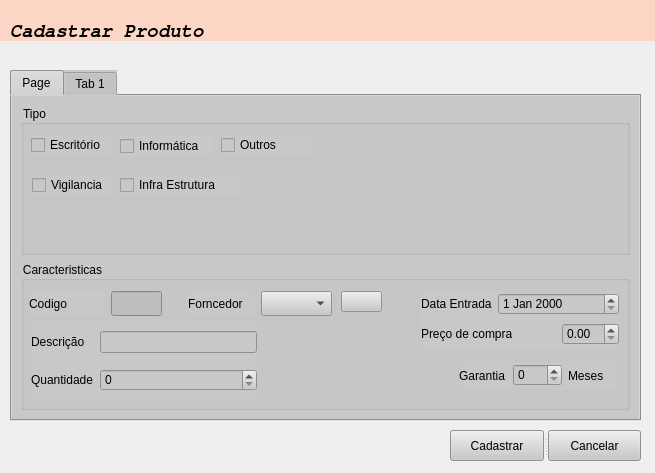
<?xml version="1.0" encoding="UTF-8"?>
<ui version="4.0">
 <class>Form</class>
 <widget class="QWidget" name="Form">
  <property name="geometry">
   <rect>
    <x>0</x>
    <y>0</y>
    <width>655</width>
    <height>473</height>
   </rect>
  </property>
  <property name="sizePolicy">
   <sizepolicy hsizetype="Fixed" vsizetype="Fixed">
    <horstretch>0</horstretch>
    <verstretch>0</verstretch>
   </sizepolicy>
  </property>
  <property name="minimumSize">
   <size>
    <width>655</width>
    <height>473</height>
   </size>
  </property>
  <property name="focusPolicy">
   <enum>Qt::TabFocus</enum>
  </property>
  <property name="windowTitle">
   <string>Cadastrar Produto</string>
  </property>
  <widget class="QLabel" name="label_3">
   <property name="geometry">
    <rect>
     <x>10</x>
     <y>20</y>
     <width>221</width>
     <height>21</height>
    </rect>
   </property>
   <property name="font">
    <font>
     <family>FreeMono</family>
     <pointsize>14</pointsize>
     <weight>75</weight>
     <italic>true</italic>
     <bold>true</bold>
    </font>
   </property>
   <property name="styleSheet">
    <string notr="true"/>
   </property>
   <property name="text">
    <string>Cadastrar Produto</string>
   </property>
  </widget>
  <widget class="QLabel" name="label">
   <property name="geometry">
    <rect>
     <x>540</x>
     <y>10</y>
     <width>101</width>
     <height>71</height>
    </rect>
   </property>
   <property name="styleSheet">
    <string notr="true">image: url(:/img/img/icons8-caixa.svg);</string>
   </property>
   <property name="text">
    <string/>
   </property>
  </widget>
  <widget class="QTabWidget" name="tabWidget">
   <property name="geometry">
    <rect>
     <x>10</x>
     <y>70</y>
     <width>631</width>
     <height>351</height>
    </rect>
   </property>
   <property name="styleSheet">
    <string notr="true">background: rgb(200, 200,200);</string>
   </property>
   <property name="currentIndex">
    <number>0</number>
   </property>
   <widget class="QWidget" name="tab">
    <attribute name="title">
     <string>Page</string>
    </attribute>
    <layout class="QGridLayout" name="gridLayout_2">
     <item row="0" column="0">
      <widget class="QGroupBox" name="groupBox">
       <property name="focusPolicy">
        <enum>Qt::TabFocus</enum>
       </property>
       <property name="title">
        <string>Tipo</string>
       </property>
       <widget class="QCheckBox" name="checkBox_2">
        <property name="geometry">
         <rect>
          <x>11</x>
          <y>70</y>
          <width>82</width>
          <height>20</height>
         </rect>
        </property>
        <property name="text">
         <string>Vigilancia</string>
        </property>
       </widget>
       <widget class="QCheckBox" name="checkBox_5">
        <property name="geometry">
         <rect>
          <x>99</x>
          <y>70</y>
          <width>121</width>
          <height>20</height>
         </rect>
        </property>
        <property name="text">
         <string>Infra Estrutura</string>
        </property>
       </widget>
       <widget class="QCheckBox" name="checkBox_6">
        <property name="geometry">
         <rect>
          <x>99</x>
          <y>31</y>
          <width>93</width>
          <height>20</height>
         </rect>
        </property>
        <property name="text">
         <string>Informática</string>
        </property>
       </widget>
       <widget class="QSplitter" name="splitter_2">
        <property name="geometry">
         <rect>
          <x>10</x>
          <y>30</y>
          <width>81</width>
          <height>20</height>
         </rect>
        </property>
        <property name="orientation">
         <enum>Qt::Horizontal</enum>
        </property>
        <widget class="QCheckBox" name="checkBox">
         <property name="text">
          <string>Escritório</string>
         </property>
        </widget>
       </widget>
       <widget class="QCheckBox" name="checkBox_7">
        <property name="geometry">
         <rect>
          <x>200</x>
          <y>30</y>
          <width>93</width>
          <height>20</height>
         </rect>
        </property>
        <property name="text">
         <string>Outros</string>
        </property>
       </widget>
      </widget>
     </item>
     <item row="1" column="0">
      <widget class="QGroupBox" name="groupBox_3">
       <property name="title">
        <string>Caracteristicas</string>
       </property>
       <widget class="QLabel" name="label_9">
        <property name="geometry">
         <rect>
          <x>167</x>
          <y>30</y>
          <width>67</width>
          <height>25</height>
         </rect>
        </property>
        <property name="text">
         <string>Forncedor</string>
        </property>
       </widget>
       <widget class="QComboBox" name="comboBox">
        <property name="geometry">
         <rect>
          <x>240</x>
          <y>30</y>
          <width>71</width>
          <height>25</height>
         </rect>
        </property>
        <property name="styleSheet">
         <string notr="true">background-color:  rgb(200,200,200);</string>
        </property>
       </widget>
       <widget class="QLineEdit" name="lineEdit">
        <property name="enabled">
         <bool>false</bool>
        </property>
        <property name="geometry">
         <rect>
          <x>90</x>
          <y>30</y>
          <width>51</width>
          <height>25</height>
         </rect>
        </property>
        <property name="styleSheet">
         <string notr="true">background-color: rgb(190,190,190);</string>
        </property>
       </widget>
       <widget class="QLabel" name="label_2">
        <property name="geometry">
         <rect>
          <x>8</x>
          <y>30</y>
          <width>76</width>
          <height>25</height>
         </rect>
        </property>
        <property name="text">
         <string>Codigo</string>
        </property>
       </widget>
       <widget class="QWidget" name="layoutWidget">
        <property name="geometry">
         <rect>
          <x>400</x>
          <y>30</y>
          <width>198</width>
          <height>58</height>
         </rect>
        </property>
        <layout class="QGridLayout" name="gridLayout">
         <item row="0" column="0">
          <widget class="QLabel" name="label_5">
           <property name="text">
            <string>Data Entrada</string>
           </property>
          </widget>
         </item>
         <item row="0" column="1" colspan="2">
          <widget class="QDateEdit" name="dateEdit"/>
         </item>
         <item row="1" column="0" colspan="2">
          <widget class="QLabel" name="label_7">
           <property name="text">
            <string>Preço de compra</string>
           </property>
          </widget>
         </item>
         <item row="1" column="2">
          <widget class="QDoubleSpinBox" name="doubleSpinBox"/>
         </item>
        </layout>
       </widget>
       <widget class="QWidget" name="layoutWidget">
        <property name="geometry">
         <rect>
          <x>10</x>
          <y>60</y>
          <width>226</width>
          <height>81</height>
         </rect>
        </property>
        <layout class="QGridLayout" name="gridLayout_3">
         <item row="0" column="1">
          <widget class="QLineEdit" name="lineEdit_2">
           <property name="enabled">
            <bool>true</bool>
           </property>
          </widget>
         </item>
         <item row="1" column="1">
          <widget class="QSpinBox" name="spinBox"/>
         </item>
         <item row="0" column="0">
          <widget class="QLabel" name="label_4">
           <property name="text">
            <string>Descrição</string>
           </property>
          </widget>
         </item>
         <item row="1" column="0">
          <widget class="QLabel" name="label_10">
           <property name="text">
            <string>Quantidade</string>
           </property>
          </widget>
         </item>
        </layout>
       </widget>
       <widget class="QWidget" name="layoutWidget">
        <property name="geometry">
         <rect>
          <x>438</x>
          <y>101</y>
          <width>157</width>
          <height>27</height>
         </rect>
        </property>
        <layout class="QHBoxLayout" name="horizontalLayout_2">
         <item>
          <widget class="QLabel" name="label_8">
           <property name="text">
            <string>Garantia</string>
           </property>
          </widget>
         </item>
         <item>
          <widget class="QSpinBox" name="spinBox_2"/>
         </item>
         <item>
          <widget class="QLabel" name="label_11">
           <property name="text">
            <string>Meses</string>
           </property>
          </widget>
         </item>
        </layout>
       </widget>
       <widget class="QPushButton" name="pushButton_3">
        <property name="geometry">
         <rect>
          <x>320</x>
          <y>30</y>
          <width>41</width>
          <height>21</height>
         </rect>
        </property>
        <property name="text">
         <string/>
        </property>
        <property name="icon">
         <iconset resource="recursos.qrc">
          <normaloff>:/img/img/icons8-plus.svg</normaloff>:/img/img/icons8-plus.svg</iconset>
        </property>
       </widget>
      </widget>
     </item>
    </layout>
   </widget>
   <widget class="QWidget" name="Cadastro">
    <attribute name="title">
     <string>Tab 1</string>
    </attribute>
    <widget class="QGroupBox" name="groupBox_2">
     <property name="geometry">
      <rect>
       <x>10</x>
       <y>10</y>
       <width>591</width>
       <height>291</height>
      </rect>
     </property>
     <property name="title">
      <string>Observações</string>
     </property>
     <widget class="QPlainTextEdit" name="plainTextEdit">
      <property name="geometry">
       <rect>
        <x>10</x>
        <y>20</y>
        <width>531</width>
        <height>201</height>
       </rect>
      </property>
     </widget>
    </widget>
   </widget>
  </widget>
  <widget class="QSplitter" name="splitter">
   <property name="geometry">
    <rect>
     <x>450</x>
     <y>430</y>
     <width>191</width>
     <height>31</height>
    </rect>
   </property>
   <property name="orientation">
    <enum>Qt::Horizontal</enum>
   </property>
   <widget class="QPushButton" name="pushButton">
    <property name="styleSheet">
     <string notr="true">image: url(:/img/img/icons8-ok-filled.svg);
background-color:   rgb(200,200,200);</string>
    </property>
    <property name="text">
     <string>Cadastrar</string>
    </property>
    <property name="icon">
     <iconset resource="recursos.qrc">
      <normaloff>:/img/img/icons8-ok-filled.svg</normaloff>:/img/img/icons8-ok-filled.svg</iconset>
    </property>
   </widget>
   <widget class="QPushButton" name="pushButton_2">
    <property name="styleSheet">
     <string notr="true">background-color:   rgb(200,200,200);</string>
    </property>
    <property name="text">
     <string>Cancelar</string>
    </property>
    <property name="icon">
     <iconset resource="recursos.qrc">
      <normaloff>:/img/img/icons8-cancelar.svg</normaloff>:/img/img/icons8-cancelar.svg</iconset>
    </property>
   </widget>
  </widget>
  <widget class="QLabel" name="label_6">
   <property name="geometry">
    <rect>
     <x>0</x>
     <y>0</y>
     <width>658</width>
     <height>41</height>
    </rect>
   </property>
   <property name="styleSheet">
    <string notr="true">background-color:  rgba(255, 207, 183, 200);</string>
   </property>
   <property name="text">
    <string/>
   </property>
  </widget>
  <zorder>label_6</zorder>
  <zorder>label_3</zorder>
  <zorder>label</zorder>
  <zorder>tabWidget</zorder>
  <zorder>splitter</zorder>
 </widget>
 <tabstops>
  <tabstop>lineEdit_2</tabstop>
  <tabstop>spinBox</tabstop>
  <tabstop>dateEdit</tabstop>
  <tabstop>doubleSpinBox</tabstop>
  <tabstop>spinBox_2</tabstop>
  <tabstop>pushButton</tabstop>
  <tabstop>pushButton_2</tabstop>
  <tabstop>checkBox_6</tabstop>
  <tabstop>checkBox_2</tabstop>
  <tabstop>checkBox_5</tabstop>
  <tabstop>checkBox_7</tabstop>
  <tabstop>checkBox</tabstop>
  <tabstop>tabWidget</tabstop>
 </tabstops>
 <resources>
  <include location="recursos.qrc"/>
 </resources>
 <connections/>
</ui>
